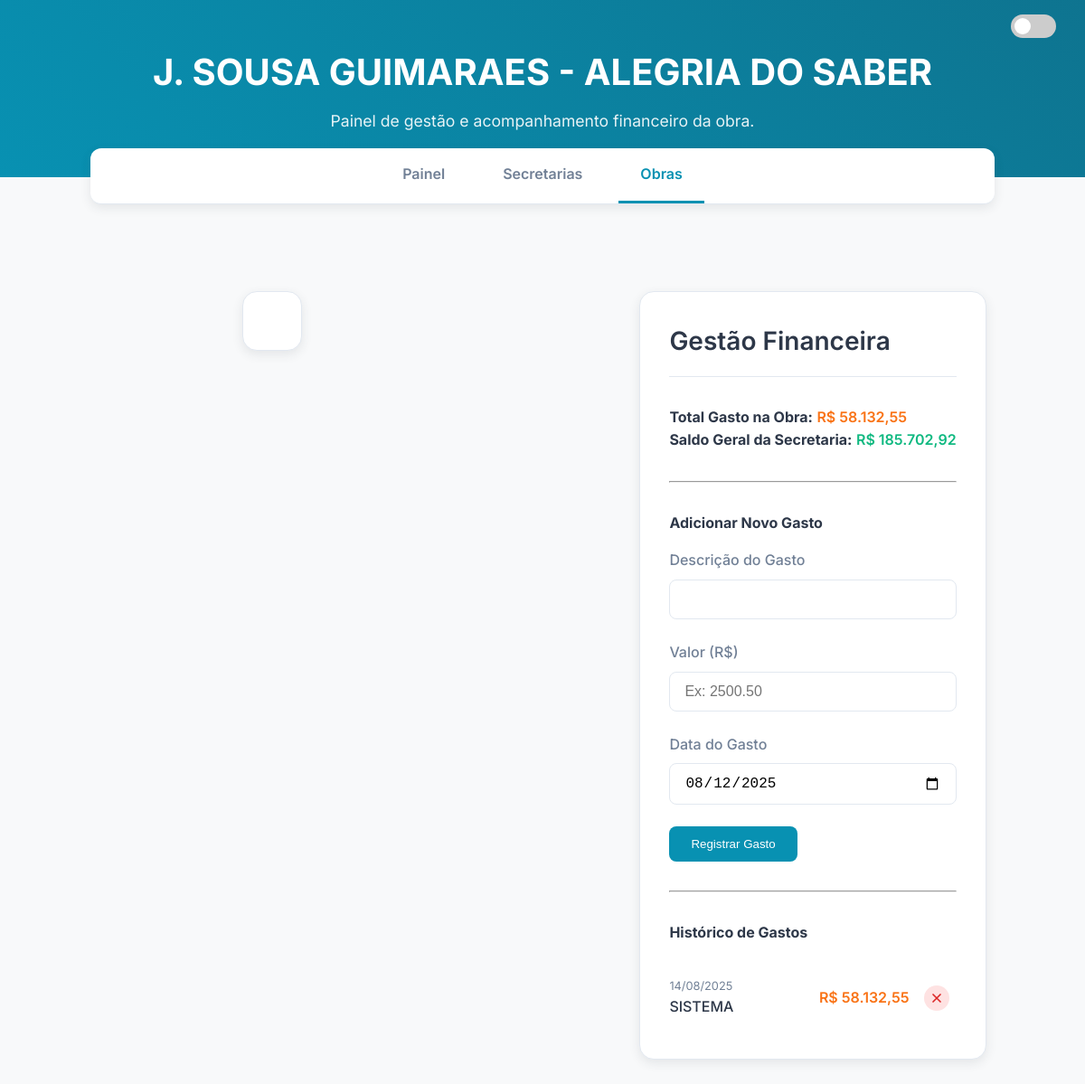
The app's page /obra/2 with its own data.
### models.py (models this page shows)
class Obra(db.Model):
    id = db.Column(db.Integer, primary_key=True)
    nome = db.Column(db.String(200), nullable=False)
    objeto = db.Column(db.Text, nullable=True)
    municipio = db.Column(db.String(100), nullable=True)
    n_contrato = db.Column(db.String(50), nullable=True)
    contrato_fonte = db.Column(db.String(100), nullable=True)
    ordem_servico = db.Column(db.String(50), nullable=True)
    periodo = db.Column(db.String(50), nullable=True)
    endereco = db.Column(db.String(200), nullable=True)
    secretaria_id = db.Column(db.Integer, db.ForeignKey('secretaria.id'), nullable=False)
    andamento = db.relationship('Andamento', backref='obra', uselist=False, cascade="all, delete-orphan")
    gastos = db.relationship('Gasto', backref='obra', order_by="desc(Gasto.data)", cascade="all, delete-orphan")
    @property
    def total_gasto(self):
        return db.session.query(db.func.sum(Gasto.valor)).filter(Gasto.obra_id == self.id).scalar() or 0.0

class OrcamentoMedicaoObra(db.Model):
    id = db.Column(db.Integer, primary_key=True)
    medicao_id = db.Column(db.Integer, db.ForeignKey('medicao.id'), nullable=False)
    obra_id = db.Column(db.Integer, db.ForeignKey('obra.id'), nullable=False)
    os_inicial_secretaria = db.Column(db.Float, default=0.0)
    os_qualitech = db.Column(db.Float, default=0.0)
    fonte_orcamento_selecionada = db.Column(db.String(20), default='inicial')
    obra = db.relationship('Obra')
    @property
    def valor_efetivo(self):
        if self.fonte_orcamento_selecionada == 'qualitech':
            return self.os_qualitech
        return self.os_inicial_secretaria

class Gasto(db.Model):
    id = db.Column(db.Integer, primary_key=True)
    descricao = db.Column(db.String(200), nullable=False)
    valor = db.Column(db.Float, nullable=False)
    data = db.Column(db.Date, nullable=False, default=datetime.utcnow)
    obra_id = db.Column(db.Integer, db.ForeignKey('obra.id'), nullable=False)

### app.py (the view)
@app.route('/obra/<int:obra_id>')
def detalhes_obra(obra_id):
    obra = Obra.query.get_or_404(obra_id)
    form_gasto = GastoForm()
    gastos_ordenados = obra.gastos
    return render_template(
        'detalhes_obra.html',
        obra=obra,
        form_gasto=form_gasto,
        gastos=gastos_ordenados,
        active_page='obras'
    )

### forms.py
class GastoForm(FlaskForm):
    descricao = StringField('Descrição do Gasto', validators=[DataRequired(), Length(min=3, max=200)])
    valor = FloatField('Valor (R$)', validators=[DataRequired()])
    data = DateField('Data do Gasto', format='%Y-%m-%d', default=datetime.today, validators=[DataRequired()])
    submit = SubmitField('Registrar Gasto')

### app.py (called while the page is built)
def format_currency(value):
    if value is None:
        return "R$ 0,00"
    return f"R$ {value:,.2f}".replace(",", "X").replace(".", ",").replace("X", ".")

### models.py (called while the page is built)
    @property
    def orcamento_total(self):
        return sum(orcamento_obra.valor_efetivo for orcamento_obra in self.orcamentos_obras)

    @property
    def orcamento_consolidado(self):
        total = 0
        for medicao in self.medicoes:
            total += medicao.orcamento_total
        return total

    @property
    def orcamento_gasto(self):
        total = db.session.query(db.func.sum(Gasto.valor)).join(Obra).filter(Obra.secretaria_id == self.id).scalar()
        return total or 0.0

    @property
    def orcamento_restante(self):
        return self.orcamento_consolidado - self.orcamento_gasto

### templates/detalhes_obra.html (shortened to what this page needs)
{% extends "base.html" %}
{% block header_title %}{{ obra.nome }}{% endblock %}
{% block header_subtitle %}Painel de gestão e acompanhamento financeiro da obra.{% endblock %}
{% block content %}
<div class="details-grid">
    <div class="content-container">
       </div>
    <div class="content-container">
        <div class="content-header">
            <h1>Gestão Financeira</h1>
        </div>
        <div class="finance-summary">
            <p><strong>Total Gasto na Obra:</strong> <span class="text-gasto">{{ obra.total_gasto | currency }}</span></p>
            <p><strong>Saldo Geral da Secretaria:</strong>
                {% if obra.secretaria.orcamento_restante >= 0 %}
                    <span class="text-disponivel">{{ obra.secretaria.orcamento_restante | currency }}</span>
                {% else %}
                    <span class="text-prejuizo">{{ (obra.secretaria.orcamento_restante * -1) | currency }} (Déficit)</span>
                {% endif %}
            </p>
        </div>
        <hr style="margin: 2rem 0;">
        <h4>Adicionar Novo Gasto</h4>
        <div class="form-container" style="padding:0; box-shadow:none; border:none; margin-top:1rem;">
             <form method="POST" action="{{ url_for('adicionar_gasto', obra_id=obra.id) }}">
                <div class="form-group">
                    {{ form_gasto.descricao.label(text="Descrição do Gasto") }}
                    {{ form_gasto.descricao(class="form-control") }}
                </div>
                <div class="form-group">
                    {{ form_gasto.valor.label(text="Valor (R$)") }}
                    {{ form_gasto.valor(class="form-control", placeholder="Ex: 2500.50") }}
                </div>
                 <div class="form-group">
                    {{ form_gasto.data.label(text="Data do Gasto") }}
                    {{ form_gasto.data(class="form-control") }}
                </div>
                {{ form_gasto.submit(class="btn") }}
            </form>
        </div>
        <hr style="margin: 2rem 0;">
        <h4>Histórico de Gastos</h4>
        <div class="gastos-list">
        {% for gasto in gastos %}
        <div class="gasto-item">
            <div class="gasto-info">
                <span class="gasto-data">{{ gasto.data.strftime('%d/%m/%Y') }}</span>
                <span class="gasto-desc">{{ gasto.descricao }}</span>
            </div>
            <div class="gasto-actions">
                <span class="gasto-valor">{{ gasto.valor | currency }}</span>
                <form action="{{ url_for('remover_gasto', gasto_id=gasto.id) }}" method="POST" onsubmit="return confirm('Tem a certeza que deseja remover este gasto?');">
                    <button type="submit" class="btn-remover" title="Remover Gasto">
                        <svg xmlns="http://www.w.3.org/2000/svg" fill="none" viewBox="0 0 24 24" stroke-width="2.5" stroke="currentColor"><path stroke-linecap="round" stroke-linejoin="round" d="M6 18L18 6M6 6l12 12" /></svg>
                    </button>
                </form>
            </div>
        </div>
        {% else %}
        <p>Nenhum gasto registado para esta obra.</p>
        {% endfor %}
    </div>
    </div>
</div>
{% endblock %}

### static/css/style.css (style rules this page uses)
:root { --bg-color: #F8F9FA; --card-bg-color: #FFFFFF; --text-primary: #2D3748; --text-secondary: #718096; --accent-color: #0891B2; --accent-hover: #0E7490; --border-color: #E2E8F0; --shadow-color: rgba(45, 55, 72, 0.1); --gasto-color: #F97316; --prejuizo-color: #FF1C3A; --disponivel-color: #10B981; }
* { box-sizing: border-box; margin: 0; padding: 0; }
body { font-family: 'Inter', sans-serif; background-color: var(--bg-color); color: var(--text-primary); line-height: 1.6; }
.text-gasto { color: var(--gasto-color); }
.text-disponivel { color: var(--disponivel-color); }
.content-container { max-width: 1000px; margin: 2rem auto; background-color: var(--card-bg-color); border: 1px solid var(--border-color); border-radius: 16px; padding: 2rem; box-shadow: 0 4px 12px var(--shadow-color); }
.content-header { display: flex; justify-content: space-between; align-items: center; margin-bottom: 2rem; padding-bottom: 1rem; border-bottom: 1px solid var(--border-color); }
.content-header h1 { font-size: 1.75rem; font-weight: 600; }
.btn { background-color: var(--accent-color); color: white; padding: 0.75rem 1.5rem; border: none; border-radius: 8px; font-weight: 500; text-decoration: none; transition: background-color 0.2s ease; cursor: pointer; }
.form-container .form-group { margin-bottom: 1.5rem; }
.form-container label { display: block; font-weight: 500; margin-bottom: 0.5rem; color: var(--text-secondary); }
.form-container .form-control { width: 100%; padding: 0.75rem 1rem; border: 1px solid var(--border-color); border-radius: 8px; font-size: 1rem; transition: border-color 0.2s ease, box-shadow 0.2s ease; }
.details-grid { display: grid; grid-template-columns: repeat(auto-fit, minmax(350px, 1fr)); gap: 1.75rem; align-items: flex-start; }
.finance-summary p span { font-weight: 600; }
.gastos-list { margin-top: 1.5rem; max-height: 400px; overflow-y: auto; padding-right: 0.5rem; }
.gasto-item { display: flex; justify-content: space-between; padding: 0.75rem 0; border-bottom: 1px solid var(--border-color); }
.gasto-item:last-child { border-bottom: none; }
.gasto-info { display: flex; flex-direction: column; }
.gasto-data { font-size: 0.8rem; color: var(--text-secondary); }
.gasto-desc { font-weight: 500; }
.gasto-valor { font-weight: 600; color: var(--gasto-color); align-self: center; }
.gasto-item { align-items: center; }
.gasto-actions { display: flex; align-items: center; gap: 1rem; }
.btn-remover { background-color: #FEE2E2; color: #DC2626; border: none; border-radius: 50%; width: 28px; height: 28px; display: flex; align-items: center; justify-content: center; cursor: pointer; transition: background-color 0.2s ease, color 0.2s ease; }
.btn-remover svg { width: 16px; height: 16px; }

### records on screen
Obra: nome "J. SOUSA GUIMARAES - ALEGRIA DO SABER"
OrcamentoMedicaoObra: secretaria.orcamento_restante "R$ 185.702,92"
Gasto: data "14/08/2025", descricao "SISTEMA", valor "R$ 58.132,55"

### other values on screen
{{ obra.total_gasto | currency }} "R$ 58.132,55"
